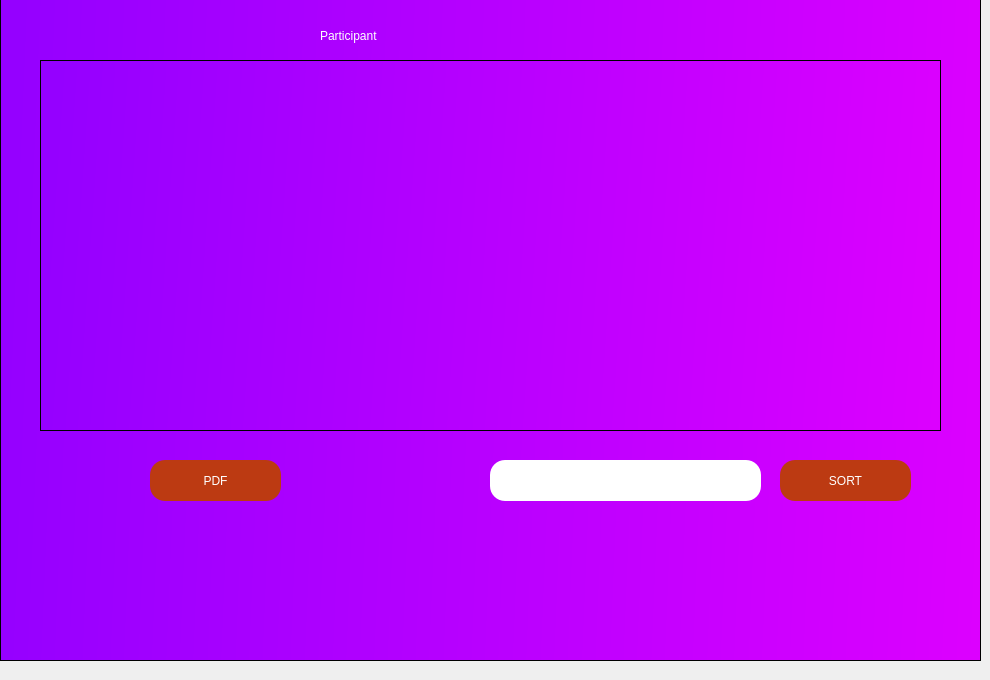
    <widget class="QWidget" name="tab_4">
     <attribute name="title">
      <string>Display</string>
     </attribute>
     <widget class="QFrame" name="frame_4">
      <property name="geometry">
       <rect>
        <x>0</x>
        <y>-10</y>
        <width>981</width>
        <height>671</height>
       </rect>
      </property>
      <property name="styleSheet">
       <string notr="true">*{
	background-color: qlineargradient(spread:pad, x1:0, y1:0.733, x2:1, y2:0.761364, stop:0 rgba(149, 0, 255, 255), stop:1 rgba(220, 0, 255, 255));
}
QPushButton
{
background-color: rgb(188, 58, 18);

border-radius:60px;
}
QToolButton
{

background:#730b8f;
border-radius:60px;
}

QPushButton
{

color:white;
border-radius:15px;
}

QPushButton:hover
{

color:#730b8f;
background:white;
border-radius:15px;
}</string>
      </property>
      <property name="frameShape">
       <enum>QFrame::StyledPanel</enum>
      </property>
      <property name="frameShadow">
       <enum>QFrame::Raised</enum>
      </property>
      <widget class="QLabel" name="label_36">
       <property name="geometry">
        <rect>
         <x>320</x>
         <y>20</y>
         <width>231</width>
         <height>51</height>
        </rect>
       </property>
       <property name="styleSheet">
        <string notr="true">font: 16pt &quot;MS Shell Dlg 2&quot;;
font: 75 8pt &quot;Rockwell Nova&quot;;
color: white;
font: 28pt &quot;MS Shell Dlg 2&quot;;
background:transparent;</string>
       </property>
       <property name="text">
        <string>Participant</string>
       </property>
      </widget>
      <widget class="QTableView" name="tableView">
       <property name="geometry">
        <rect>
         <x>40</x>
         <y>70</y>
         <width>901</width>
         <height>371</height>
        </rect>
       </property>
       <property name="styleSheet">
        <string notr="true">QTableView { background:#7500af; color: white; };</string>
       </property>
      </widget>
      <widget class="QPushButton" name="sort">
       <property name="geometry">
        <rect>
         <x>780</x>
         <y>470</y>
         <width>131</width>
         <height>41</height>
        </rect>
       </property>
       <property name="text">
        <string>SORT</string>
       </property>
      </widget>
      <widget class="QLineEdit" name="lineEdit">
       <property name="geometry">
        <rect>
         <x>490</x>
         <y>470</y>
         <width>271</width>
         <height>41</height>
        </rect>
       </property>
       <property name="styleSheet">
        <string notr="true">background-color: rgb(255, 255, 255);
border-radius:15px;</string>
       </property>
      </widget>
      <widget class="QPushButton" name="pdf">
       <property name="geometry">
        <rect>
         <x>150</x>
         <y>470</y>
         <width>131</width>
         <height>41</height>
        </rect>
       </property>
       <property name="text">
        <string>PDF</string>
       </property>
      </widget>
     </widget>
    </widget>
